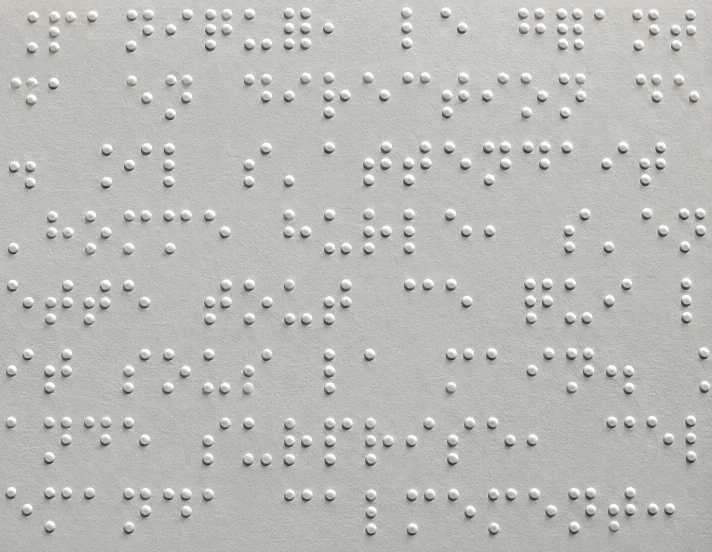
#> input picture brail5.jpg, 1424 x 1104 px (shown at 1/2 size)
$ python aplikacja1.py
#> lines starting #> are read from the running program, lines starting #| are printed output that depends on the picture
import cv2
import numpy as np
from scipy.spatial import KDTree
from sklearn.cluster import DBSCAN

# --- KONFIGURACJA STAŁA ---
TARGET_WIDTH = 800

# Słownik Braille'a (Standard Polski standard 2x3)
BRAILLE_DICT = {
    (1, 0, 0, 0, 0, 0): 'a', (1, 1, 0, 0, 0, 0): 'b', (1, 0, 0, 1, 0, 0): 'c',
    (1, 0, 0, 1, 1, 0): 'd', (1, 0, 0, 0, 1, 0): 'e', (1, 1, 0, 1, 0, 0): 'f',
    (1, 1, 0, 1, 1, 0): 'g', (1, 1, 0, 0, 1, 0): 'h', (0, 1, 0, 1, 0, 0): 'i',
    (0, 1, 0, 1, 1, 0): 'j', (1, 0, 1, 0, 0, 0): 'k', (1, 1, 1, 0, 0, 0): 'l',
    (1, 0, 1, 1, 0, 0): 'm', (1, 0, 1, 1, 1, 0): 'n', (1, 0, 1, 0, 1, 0): 'o',
    (1, 1, 1, 1, 0, 0): 'p', (1, 1, 1, 1, 1, 0): 'q', (1, 1, 1, 0, 1, 0): 'r',
    (0, 1, 1, 1, 0, 0): 's', (0, 1, 1, 1, 1, 0): 't', (1, 0, 1, 0, 0, 1): 'u',
    (1, 1, 1, 0, 0, 1): 'v', (0, 1, 0, 1, 1, 1): 'w', (1, 0, 1, 1, 0, 1): 'x',
    (1, 0, 1, 1, 1, 1): 'y', (1, 0, 1, 0, 1, 1): 'z',
    # Polskie znaki diakrytyczne
    (1, 0, 0, 0, 0, 1): 'ą', (1, 1, 0, 1, 0, 1): 'ć', (1, 0, 0, 1, 0, 1): 'ę',
    (1, 1, 1, 0, 1, 1): 'ł', (1, 1, 0, 1, 1, 1): 'ń', (0, 1, 0, 1, 0, 1): 'ó',
    (1, 1, 1, 1, 0, 1): 'ś', (1, 1, 0, 0, 1, 1): 'ź', (0, 1, 1, 1, 0, 1): 'ż',
    # Znaki specjalne i interpunkcja
    (0, 0, 0, 0, 0, 0): ' ', (0, 0, 1, 1, 1, 1): '#', (0, 0, 0, 0, 0, 1): '^',
    (0, 1, 0, 0, 0, 0): ',', (0, 1, 1, 0, 0, 0): ';', (0, 1, 0, 0, 1, 0): ':',
    (0, 1, 0, 0, 1, 1): '.', (0, 1, 0, 0, 0, 1): '?', (0, 1, 1, 0, 0, 1): '!',
    (0, 0, 1, 0, 1, 1): '-',
}
BRAILLE_DIGITS = {
    'a': '1', 'b': '2', 'c': '3', 'd': '4', 'e': '5',
    'f': '6', 'g': '7', 'h': '8', 'i': '9', 'j': '0'
}

def load_and_resize_image(image_path, target_width):
#> called with image_path = 'brail5.jpg', target_width = 800
    img = cv2.imread(image_path)
#> img is the input picture: shape (1104, 1424, 3); mean B, G, R 182.2, 187.3, 187.3
    if img is None:
        raise FileNotFoundError(f"Nie można wczytać obrazu: {image_path}")
    scale = target_width / img.shape[1]
#> scale = 0.562
    target_height = int(img.shape[0] * scale)
#> target_height = 620
    return cv2.resize(img, (target_width, target_height), interpolation=cv2.INTER_AREA)
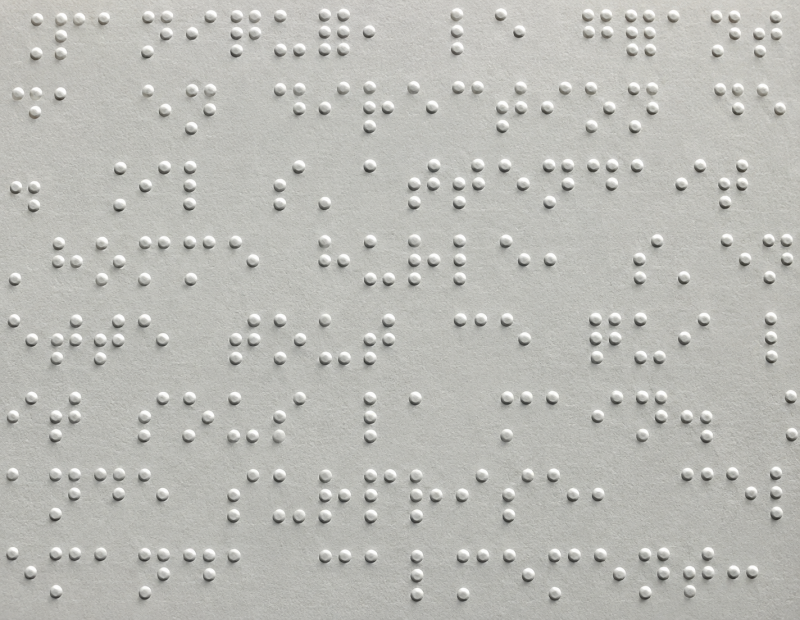
#> returned value: shape (620, 800, 3); mean of channels 0, 1, 2 182.2, 187.3, 187.3; drawn as B, G, R

# [277 lines left out: functions align_image_by_dots, get_adaptive_params, preprocess_image_adaptive, detect_dots, calculate_avg_dot_distance, decode_braille_pipeline and 1 more, not called in this run]
# --- GŁÓWNA CZĘŚĆ SKRYPTU ---
if __name__ == "__main__":
    try:
        img_scaled = load_and_resize_image('brail5.jpg', TARGET_WIDTH)

        print("Zaznacz obszar tekstu Braille'a i naciśnij ENTER...")
#> (the run stopped early here; a loop or call above may not have finished)

$ run again, with brail3.jpg copied over brail5.jpg
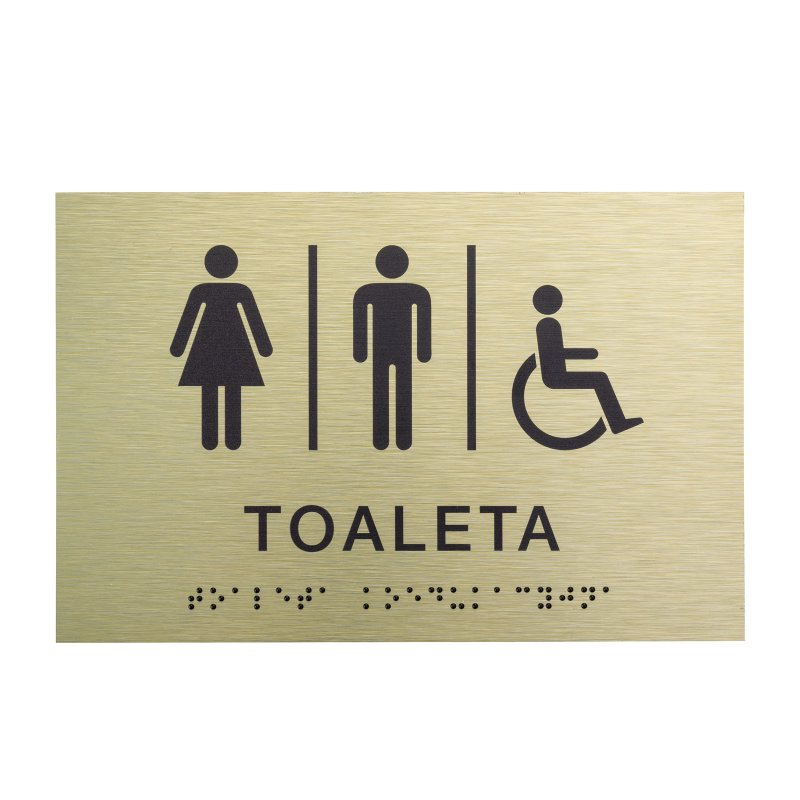
#> input picture brail3.jpg, 1600 x 1600 px (shown at 1/2 size)
#> in load_and_resize_image, img is the input picture: shape (1600, 1600, 3); mean B, G, R 197.9, 215.3, 219.3
#> in load_and_resize_image, `return cv2.resize(img, (target_width, target_height), interpolation=cv..`:
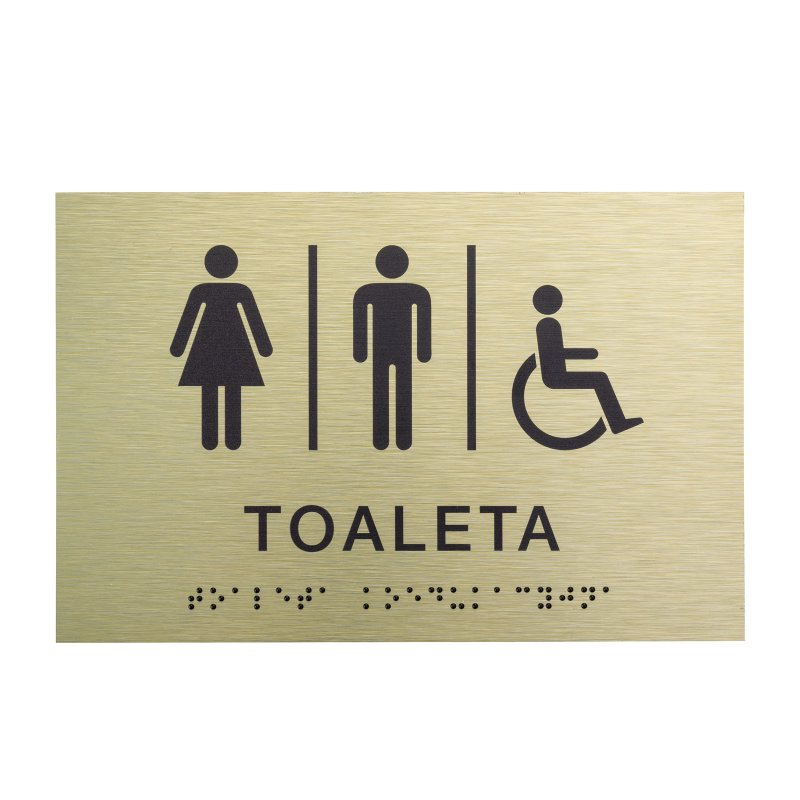
#> returned value: shape (800, 800, 3); mean of channels 0, 1, 2 197.9, 215.4, 219.3; drawn as B, G, R
